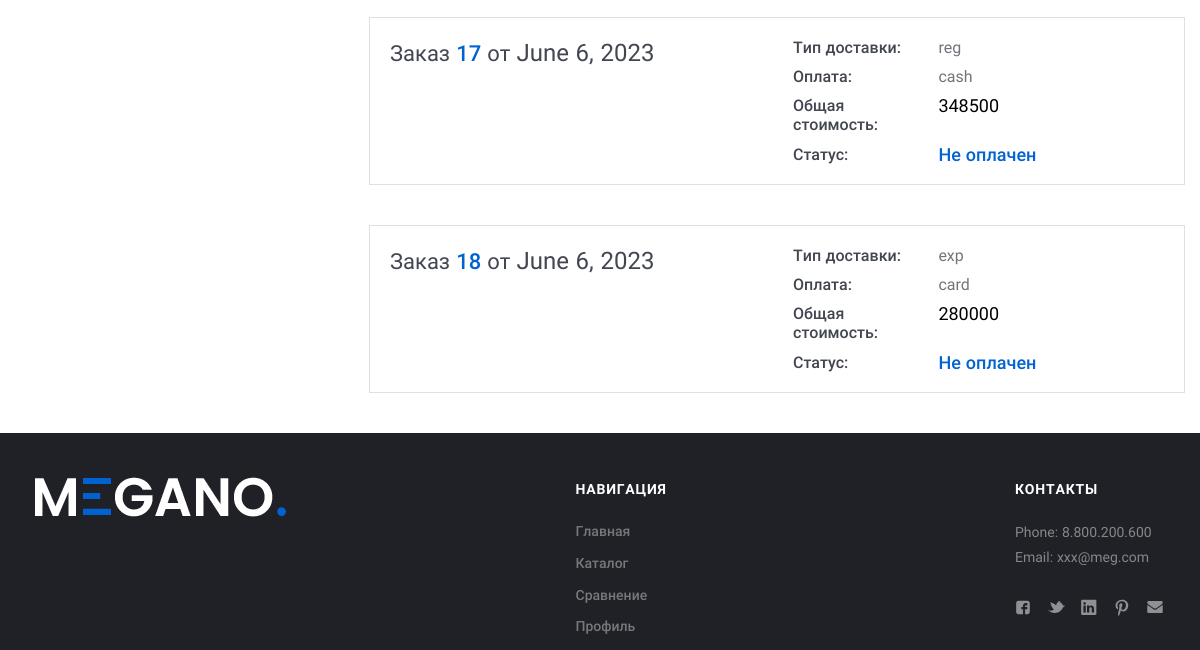
Page /orders/order_history/ (signed in, lower part) on the earlier database version.
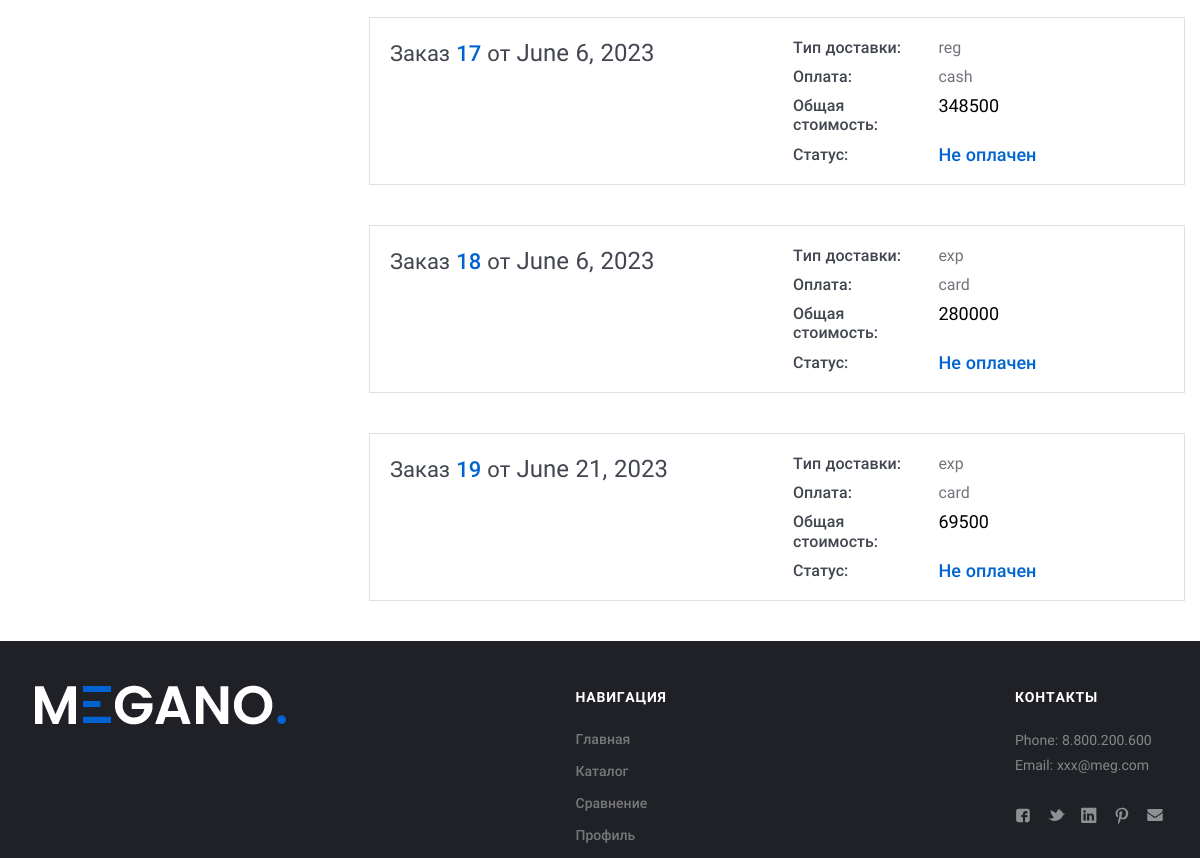
Same page on the later database version.
### my_store_app/models.py (models this page shows, shortened)
class Order(models.Model):  # покупка товаров из корзины
    DELIVERY_CHOICES = [
        ('reg', 'Обычная доставка'),
        ('exp', 'Экспресс доставка')
    ]
    PAYMENT_CHOICES = [
        ('card', 'Онлайн картой'),
        ('cash', 'Онлайн со случайного чужого счета'),
    ]
    customer = models.ForeignKey(User, on_delete=models.CASCADE, null=True, related_name='orders', verbose_name='customer')
    fio = models.CharField(max_length=100, null=True, blank=True, verbose_name='name and lastname')
    phone = models.CharField(max_length=16, null=True, blank=True, verbose_name='phone number')
    email = models.EmailField(null=True, blank=True, verbose_name='email')
    delivery = models.CharField(max_length=3, choices=DELIVERY_CHOICES, default='reg', verbose_name='delivery')
    payment_method = models.CharField(max_length=4, choices=PAYMENT_CHOICES, default='card', verbose_name='payment method')
    city = models.CharField(max_length=25, null=True, blank=True, verbose_name='city')
    address = models.TextField(max_length=255, null=True, blank=True, verbose_name='address')
    in_order = models.BooleanField(default=False, verbose_name='in order')
    paid = models.BooleanField(default=False, verbose_name='order is payed')
    braintree_id = models.CharField(max_length=150, blank=True, verbose_name='transaction id')
    delivery_cost = models.DecimalField(max_digits=10, decimal_places=2, default=0, verbose_name='delivery cost')
    product_order = models.ForeignKey('Product', on_delete=models.CASCADE, null=True, verbose_name='товар', related_name='product_order')
    count = models.IntegerField(default=0, verbose_name='колличество  товаров в корзине')
    price = models.IntegerField(default=0, verbose_name='общая стоимость  товаров в корзине')
    date = models.DateField(auto_now_add=True)
    free_delivery = models.BooleanField(default=False, verbose_name='наличие бесплатной доставки')
    class Meta:
        verbose_name = 'Покупка'
        verbose_name_plural = 'Покупки'

### orders/views.py (the view)
# urls.py: path('order_history/', OrderHistory.as_view(), name='order_history'),
class OrderHistory(View):
    def get(self, request: HttpRequest):
        order = Order.objects.filter(customer=request.user, in_order=True)
        return render(request, 'orders/historyorder.html', {'order': order})

### cart/cart.py (called while the page is built)
    def __len__(self):
        return sum(item['quantity'] for item in self.cart.values())

### cart/context_processor.py (called while the page is built)
def cart(request):
    return {'cart': Cart(request)}

### products/templatetags/products_tags.py (called while the page is built)
@register.simple_tag()
def all_category():
    return CategoryProduct.objects.all()

@register.simple_tag()
def cart_products(**kwargs):
    if not kwargs['pk']:
        return 0
    cart = Cart.objects.filter(username=kwargs['pk'])
    count = 0
    for product in cart:
        count += product.quantity
    return count

@register.simple_tag()
def cart_total_price(**kwargs):
    if not kwargs['pk']:
        return 0
    cart = Cart.objects.filter(username=kwargs['pk'])
    total_price = 0
    for product in cart:
        total_price += product.product.price * product.quantity
    answer = f'{total_price:,}'
    return answer

@register.simple_tag()
def cart_view(**kwargs):
    if not kwargs['pk']:
        return 666
    return kwargs['pk']

### orders/templates/orders/historyorder.html (shortened to what this page needs)
{% extends "my_store_app/base.html" %}
{% load static %}
{% block content %}
    <div class="Middle Middle_top">
        <div class="Section Section_column Section_columnLeft">
            <div class="wrap">
                <div class="Section-column">
                </div>
                <div class="Section-content">
                    <div class="Orders">
                        {% for item in order %}
                            <div class="Order Order_anons">
                                <div class="Order-personal">
                                    <div class="row">
                                        <div class="row-block"><a class="Order-title" href="{% url 'orders:order_detail' pk=item.pk %}">Заказ&#32;<span class="Order-numberOrder">{{ item.id }}</span>&#32;от&#32;<span class="Order-dateOrder">{{ item.date }}</span></a>
                                        </div>
                                        <div class="row-block">
                                            <div class="Order-info Order-info_delivery">
                                                <div class="Order-infoType">Тип доставки:
                                                </div>
                                                <div class="Order-infoContent">{{ item.delivery }}
                                                </div>
                                            </div>
                                            <div class="Order-info Order-info_pay">
                                                <div class="Order-infoType">Оплата:
                                                </div>
                                                <div class="Order-infoContent">{{ item.payment_method }}
                                                </div>
                                            </div>
                                            <div class="Order-info">
                                                <div class="Order-infoType">Общая стоимость:
                                                </div>
                                                <div class="Order-infoContent"><span class="Order-price">{{ item.price }}</span>
                                                </div>
                                            </div>
                                            <div class="Order-info Order-info_status">
                                                <div class="Order-infoType">Статус:
                                                </div>
                                                <div class="Order-infoContent">Не оплачен
                                                </div>
                                            </div>
                                        </div>
                                    </div>
                                </div>
                            </div>
                        {% endfor %}
                    </div>
                </div>
            </div>
        </div>
    </div>
{% endblock %}

Differences in the rows shown:
added Order: id "19", date "June 21, 2023", delivery "exp", payment_method "card", price "69500"
